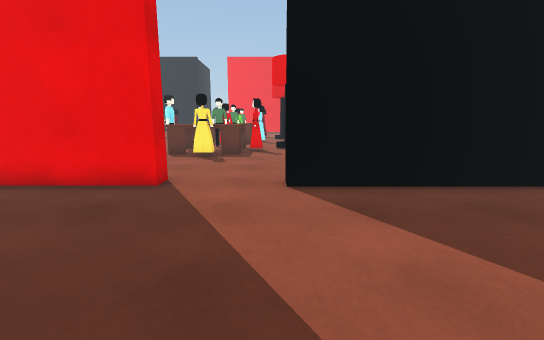
[1] (above)

20 first-person views from a walk through a 3-D level made in the Unity game engine. The camera is 1.3 m above the floor, tilts 10° down and sees 90° across. The floor is counted in squares, 1 m on a side. Each view is taken from the middle of a square. On the plan, view 1 faces up. The plan holds only what a view shows up to about 13 squares ahead; the rest is blank. The place goes on beyond the plan. The player character is not drawn.

[2]
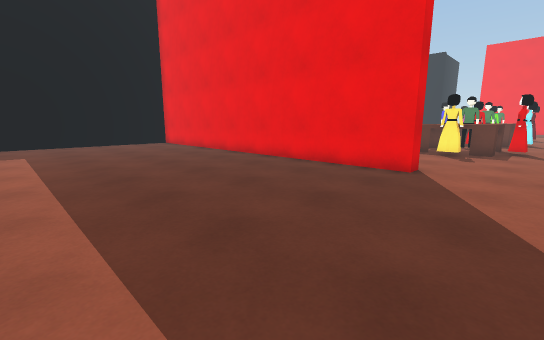

[3]
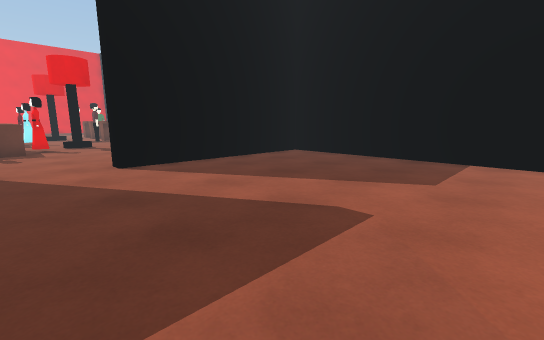

[4]
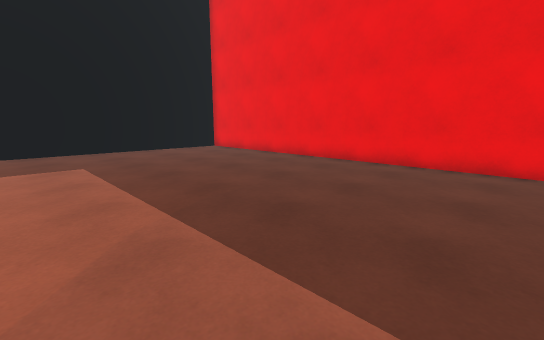

[5]
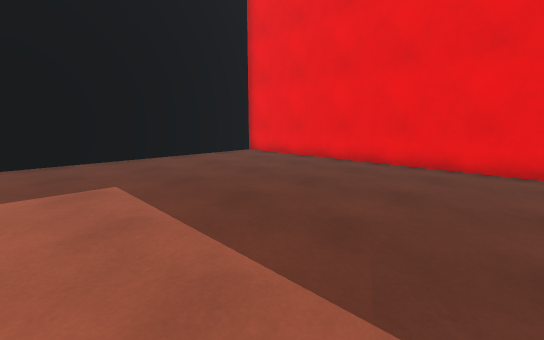

[6]
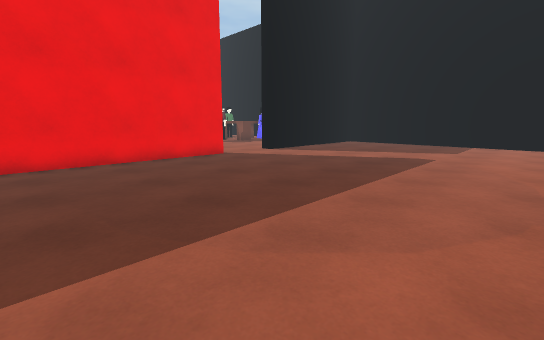

[7]
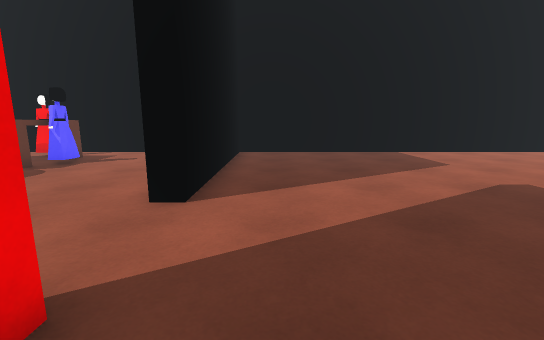

[8]
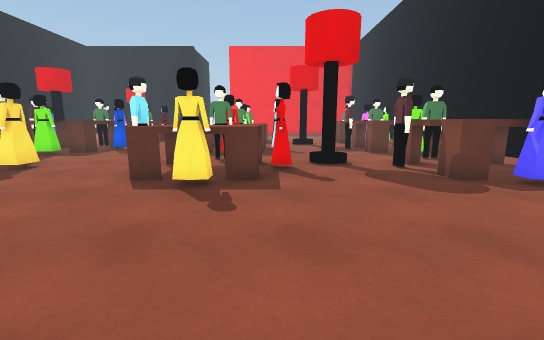

[9]
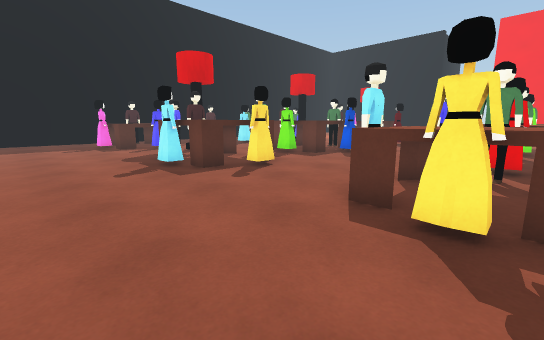

[10]
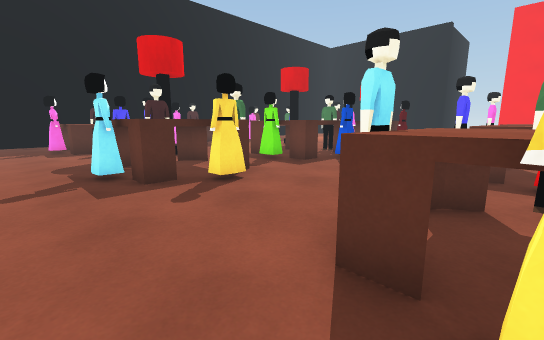

[11]
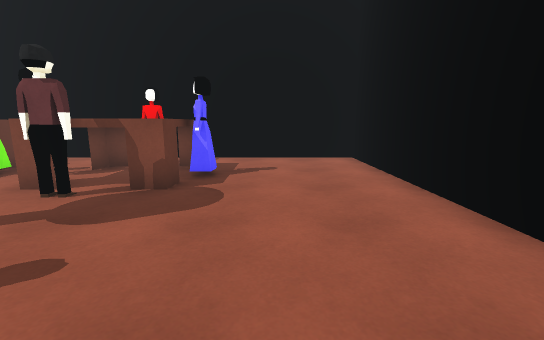

[12]
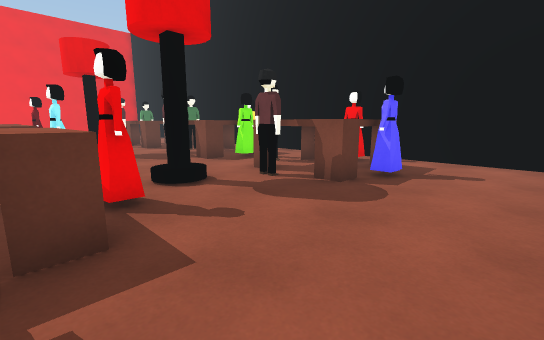

[13]
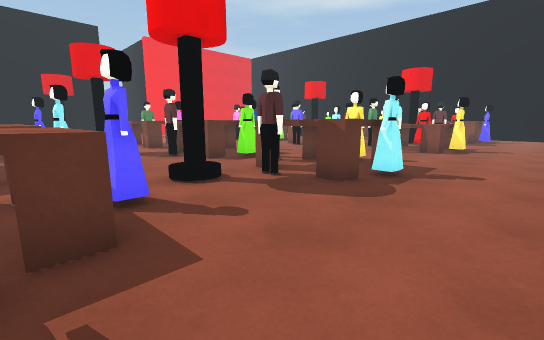

[14]
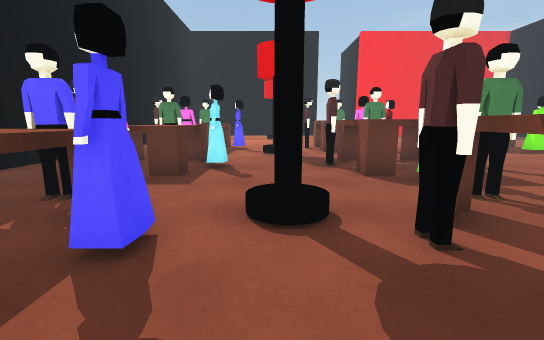

[15]
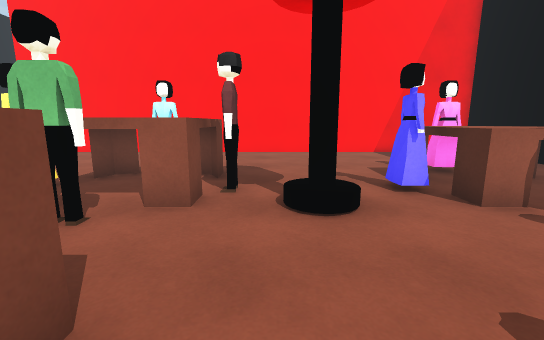

[16]
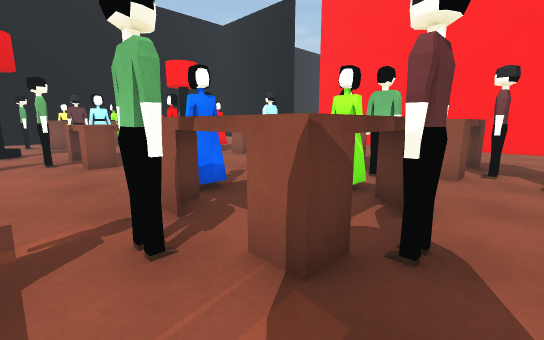

[17]
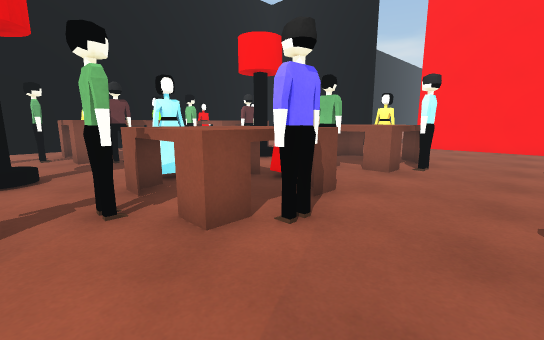

[18]
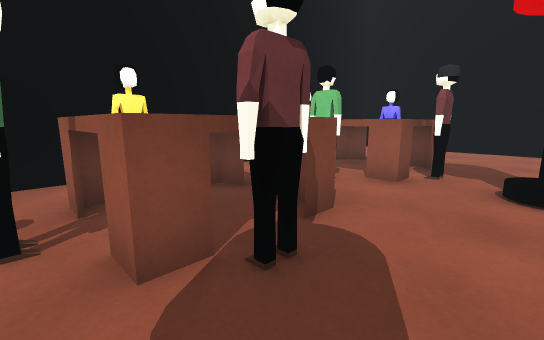

[19]
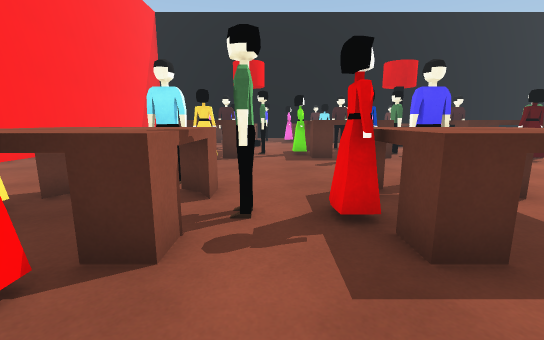

[20]
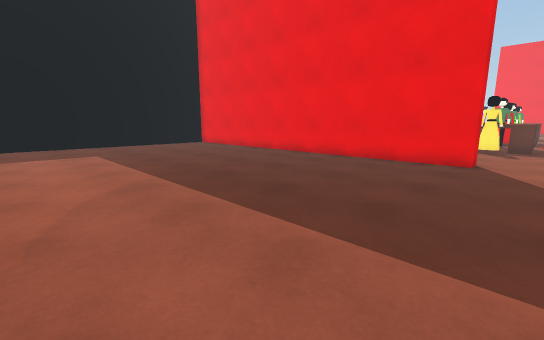

### Floor plan
Points are (right, up) in squares from view 1. A wall is a line through its corners. A room is listed if a view was taken in it or the views show most of it. See-through windows are left out.
Room 1 (views 1, 2, 3, 4, 5, 6, 7, 8, 20)
walls: (-2.4, 6.1) (-2.4, 5.5) (-17.1, 5.5) (-17.1, -4); (8, -4.5) (8, 5.5) (0.3, 5.5) (0.3, 6.1)
ways out: opening at (-1, 6.3) to room 2
Room 2 (views 9, 10, 11, 12, 13, 14, 15, 16, 17, 18, 19)
walls: (1, 6) (8, 6) (8, 16.4); (-17.5, 6) (-3.1, 6); (8, 19.4) (8, 20.9)
ways out: opening at (-1, 6.3) to room 1; opening at (6.5, 15.5) to room 3; opening at (6.5, 20) to room 3
objects: table (-17, 11) to (-16, 14); table (-17, 16) to (-16, 20); other object (-17, 21); other object (-14, 14); other object (-14, 21); table (-12, 11) to (-8, 15); table (-12, 16) to (-8, 20); other object (-10, 21); table (-5, 11) to (-1, 15); table (-5, 16) to (-1, 20); table (-3, 21); other object (1, 14); other object (1, 21); table (3, 11) to (7, 15)
Room 3 (no view inside)
walls: (8, 16.4) (8, 19.4)
ways out: opening at (6.5, 15.5) to room 2; opening at (6.5, 20) to room 2
objects: table (3, 16) to (7, 20)

Where each view was taken, in squares from view 1:
view 1: 0 up, 0 right, facing up
view 2: 2 down, 0 right, facing up-left
view 3: 3 down, 2 left, facing up-right
view 4: 3 down, 4 left, facing up-left
view 5: 3 down, 7 left, facing up-left
view 6: 4 down, 9 left, facing up-right
view 7: 4 up, 4 left, facing right
view 8: 5 up, 1 left, facing up
view 9: 7 up, 2 left, facing up-left
view 10: 9 up, 3 left, facing up-left
view 11: 9 up, 2 left, facing right
view 12: 8 up, 2 left, facing up-right
view 13: 8 up, 17 left, facing up-right
view 14: 10 up, 14 left, facing up
view 15: 18 up, 13 left, facing down
view 16: 21 up, 13 left, facing down-right
view 17: 21 up, 7 left, facing down-right
view 18: 20 up, 1 right, facing down-right
view 19: 15 up, 1 right, facing left
view 20: 4 down, 1 left, facing up-left
